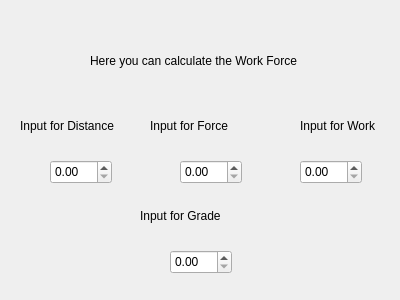
<?xml version="1.0" encoding="UTF-8"?>
<ui version="4.0">
 <class>Form</class>
 <widget class="QWidget" name="Form">
  <property name="geometry">
   <rect>
    <x>0</x>
    <y>0</y>
    <width>400</width>
    <height>300</height>
   </rect>
  </property>
  <property name="windowTitle">
   <string>Form</string>
  </property>
  <widget class="QLabel" name="label_4">
   <property name="geometry">
    <rect>
     <x>300</x>
     <y>110</y>
     <width>101</width>
     <height>31</height>
    </rect>
   </property>
   <property name="text">
    <string>Input for Work</string>
   </property>
  </widget>
  <widget class="QDoubleSpinBox" name="doubleSpinBox">
   <property name="geometry">
    <rect>
     <x>50</x>
     <y>160</y>
     <width>62</width>
     <height>24</height>
    </rect>
   </property>
  </widget>
  <widget class="QLabel" name="label_2">
   <property name="geometry">
    <rect>
     <x>20</x>
     <y>110</y>
     <width>111</width>
     <height>31</height>
    </rect>
   </property>
   <property name="text">
    <string>Input for Distance</string>
   </property>
  </widget>
  <widget class="QLabel" name="label_3">
   <property name="geometry">
    <rect>
     <x>150</x>
     <y>100</y>
     <width>131</width>
     <height>51</height>
    </rect>
   </property>
   <property name="text">
    <string>Input for Force</string>
   </property>
  </widget>
  <widget class="QLabel" name="label">
   <property name="geometry">
    <rect>
     <x>90</x>
     <y>30</y>
     <width>251</width>
     <height>61</height>
    </rect>
   </property>
   <property name="text">
    <string>Here you can calculate the Work Force</string>
   </property>
  </widget>
  <widget class="QDoubleSpinBox" name="doubleSpinBox_2">
   <property name="geometry">
    <rect>
     <x>180</x>
     <y>160</y>
     <width>62</width>
     <height>24</height>
    </rect>
   </property>
  </widget>
  <widget class="QDoubleSpinBox" name="doubleSpinBox_3">
   <property name="geometry">
    <rect>
     <x>300</x>
     <y>160</y>
     <width>62</width>
     <height>24</height>
    </rect>
   </property>
  </widget>
  <widget class="QLabel" name="label_5">
   <property name="geometry">
    <rect>
     <x>140</x>
     <y>200</y>
     <width>111</width>
     <height>31</height>
    </rect>
   </property>
   <property name="text">
    <string>Input for Grade</string>
   </property>
  </widget>
  <widget class="QDoubleSpinBox" name="doubleSpinBox_4">
   <property name="geometry">
    <rect>
     <x>170</x>
     <y>250</y>
     <width>62</width>
     <height>24</height>
    </rect>
   </property>
  </widget>
 </widget>
 <resources/>
 <connections/>
</ui>
